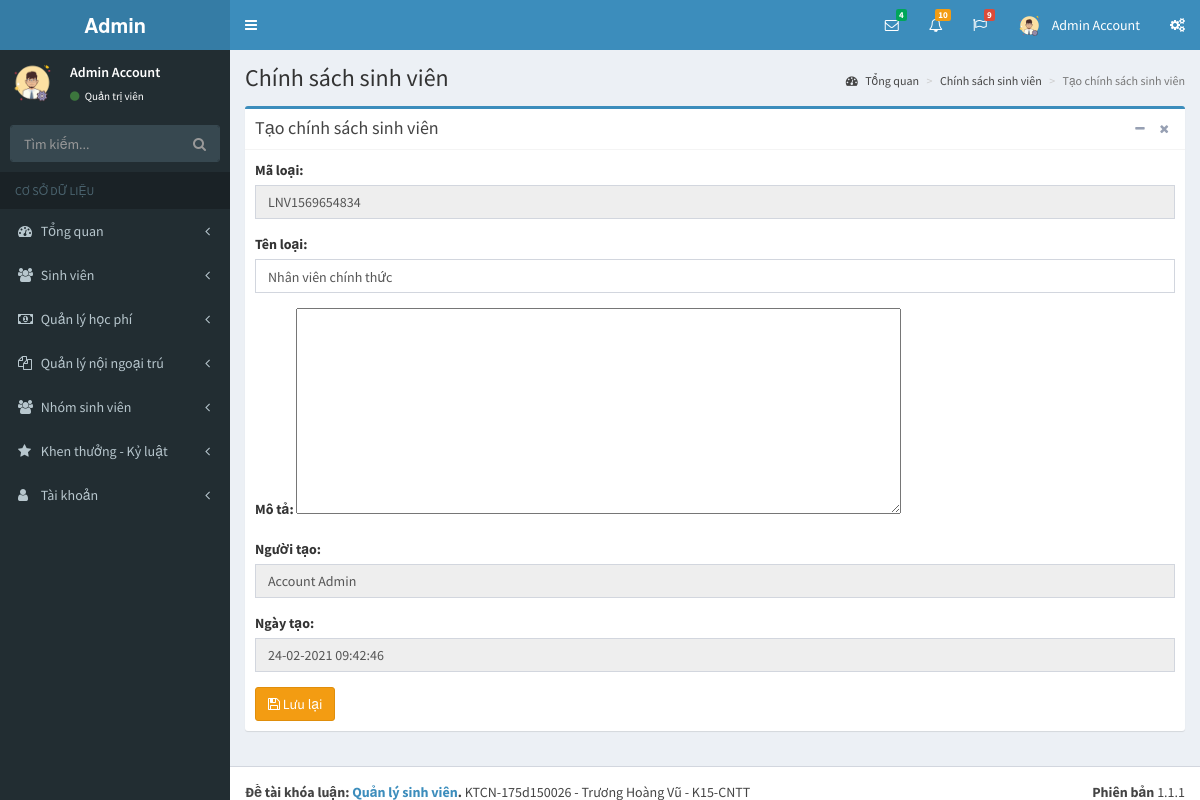
The page /pages/sua-chinh-sach.php?id=2 (signed in) on the database its author committed.
### tables this page shows
CREATE TABLE `tai_khoan` (
  `id` int(11) NOT NULL,
  `ho` varchar(50) NOT NULL,
  `ten` varchar(50) NOT NULL,
  `hinh_anh` varchar(50) NOT NULL,
  `email` varchar(50) NOT NULL,
  `mat_khau` varchar(50) NOT NULL,
  `so_dt` varchar(50) NOT NULL,
  `quyen` tinyint(1) NOT NULL,
  `trang_thai` tinyint(1) NOT NULL,
  `truy_cap` int(11) NOT NULL,
  `ngay_tao` datetime NOT NULL,
  `ngay_sua` datetime NOT NULL
);

CREATE TABLE `loai_nv` (
  `id` int(11) NOT NULL,
  `ma_loai_nv` varchar(50) NOT NULL,
  `ten_loai_nv` varchar(50) NOT NULL,
  `ghi_chu` varchar(255) NOT NULL,
  `nguoi_tao` varchar(50) NOT NULL,
  `ngay_tao` datetime NOT NULL,
  `nguoi_sua` varchar(50) NOT NULL,
  `ngay_sua` datetime NOT NULL
);

### pages/sua-chinh-sach.php (the view, shortened to what this page needs)
<?php
if(isset($_SESSION['username']) && isset($_SESSION['level']))
{
  include('../layouts/header.php');
  include('../layouts/topbar.php');
  include('../layouts/sidebar.php');
  if(isset($_GET['id']))
  {
    $id = $_GET['id'];
    $showData = "SELECT id, ma_loai_nv, ten_loai_nv, ghi_chu, nguoi_tao, ngay_tao, nguoi_sua, ngay_sua FROM loai_nv WHERE id = $id";
    $result = mysqli_query($conn, $showData);
    $row = mysqli_fetch_array($result);
  }
?>
  <div class="content-wrapper">
    <section class="content-header">
      <h1>
        Chính sách sinh viên
      </h1>
      <ol class="breadcrumb">
        <li><a href="index.php?p=index&a=statistic"><i class="fa fa-dashboard"></i> Tổng quan</a></li>
        <li><a href="chinh-sach.php?p=staff&a=employee-type">Chính sách sinh viên</a></li>
        <li class="active">Tạo chính sách sinh viên</li>
      </ol>
    </section>
    <section class="content">
      <div class="row">
        <div class="col-xs-12">
          <div class="box box-primary">
            <div class="box-header with-border">
              <h3 class="box-title">Tạo chính sách sinh viên</h3>
              <div class="box-tools pull-right">
                <button type="button" class="btn btn-box-tool" data-widget="collapse"><i class="fa fa-minus"></i></button>
                <button type="button" class="btn btn-box-tool" data-widget="remove"><i class="fa fa-remove"></i></button>
              </div>
            </div>
            <div class="box-body">
              <form action="" method="POST">
                <div class="row">
                  <div class="col-md-12">
                    <div class="form-group">
                      <label for="exampleInputEmail1">Mã loại: </label>
                      <input type="text" class="form-control" id="exampleInputEmail1" name="speacialCode" value="<?php echo $row['ma_loai_nv']; ?>" readonly>
                    </div>
                    <div class="form-group">
                      <label for="exampleInputEmail1">Tên loại: </label>
                      <input type="text" class="form-control" id="exampleInputEmail1" placeholder="Nhập tên loại" name="typeName" value="<?php echo $row['ten_loai_nv']; ?>">
                    </div>
                    <div class="form-group">
                      <label for="exampleInputEmail1">Mô tả: </label>
                      <textarea id="editor1" rows="10" cols="80" name="description"><?php echo $row['ghi_chu']; ?>
                      </textarea>
                    </div>
                    <div class="form-group">
                      <label for="exampleInputEmail1">Người tạo: </label>
                      <input type="text" class="form-control" id="exampleInputEmail1" value="<?php echo $row_acc['ho']; ?> <?php echo $row_acc['ten']; ?>" name="personEdit" readonly>
                    </div>
                    <div class="form-group">
                      <label for="exampleInputEmail1">Ngày tạo: </label>
                      <input type="text" class="form-control" id="exampleInputEmail1" value="<?php echo date('d-m-Y H:i:s'); ?>" name="dateEdit" readonly>
                    </div>
                    <?php
                      if($_SESSION['level'] == 1)
                        echo "<button type='submit' class='btn btn-warning' name='save'><i class='fa fa-save'></i> Lưu lại</button>";
                    ?>
                  </div>
                </div>
              </form>
            </div>
          </div>
        </div>
      </div>
    </section>
  </div>
<?php
  include('../layouts/footer.php');
}
else
{
  header('Location: dang-nhap.php');
}
?>

### layouts/topbar.php (shortened to what this page needs)
<body class="hold-transition skin-blue sidebar-mini">
<div class="wrapper">
  <header class="main-header">
    <a href="index.php?p=index&a=statistic" class="logo">
      <span class="logo-lg"><b>Admin</b></span>
    </a>
    <nav class="navbar navbar-static-top">
      <a href="#" class="sidebar-toggle" data-toggle="push-menu" role="button">
      </a>
      <div class="navbar-custom-menu">
        <ul class="nav navbar-nav">
          <li class="dropdown messages-menu">
            <a href="#" class="dropdown-toggle" data-toggle="dropdown">
              <i class="fa fa-envelope-o"></i>
              <span class="label label-success">4</span>
            </a>
          </li>
          <li class="dropdown notifications-menu">
            <a href="#" class="dropdown-toggle" data-toggle="dropdown">
              <i class="fa fa-bell-o"></i>
              <span class="label label-warning">10</span>
            </a>
          </li>
          <li class="dropdown tasks-menu">
            <a href="#" class="dropdown-toggle" data-toggle="dropdown">
              <i class="fa fa-flag-o"></i>
              <span class="label label-danger">9</span>
            </a>
          </li>
          <li class="dropdown user user-menu">
            <a href="#" class="dropdown-toggle" data-toggle="dropdown">
              <img src="../uploads/images/<?php echo $row_acc['hinh_anh']; ?>" class="user-image" alt="User Image">
              <span class="hidden-xs"><?php echo $row_acc['ten']; ?> <?php echo $row_acc['ho']; ?></span>
            </a>
          </li>
          <li>
            <a href="#" data-toggle="control-sidebar"><i class="fa fa-gears"></i></a>
          </li>
        </ul>
      </div>
    </nav>
  </header>

### layouts/sidebar.php (shortened to what this page needs)
<aside class="main-sidebar">
  <section class="sidebar">
    <div class="user-panel">
      <div class="pull-left image">
        <img src="../uploads/images/<?php echo $row_acc['hinh_anh']; ?>" class="img-circle" alt="User Image">
      </div>
      <div class="pull-left info">
        <p>
          <?php echo $row_acc['ten']; ?> <?php echo $row_acc['ho']; ?>
        </p>
        <a href="#"><i class="fa fa-circle text-success"></i>
          <?php
            if($row_acc['quyen'] == 1)
            {
              echo "Quản trị viên";
            }
            else
            {
              echo "Sinh viên";
            }
          ?>
        </a>
      </div>
    </div>
    <form action="#" method="get" class="sidebar-form">
      <div class="input-group">
        <input type="text" name="q" class="form-control" placeholder="Tìm kiếm...">
        <span class="input-group-btn">
              <button type="submit" name="search" id="search-btn" class="btn btn-flat"><i class="fa fa-search"></i>
              </button>
            </span>
      </div>
    </form>
    <ul class="sidebar-menu" data-widget="tree">
      <li class="header">CƠ SỞ DỮ LIỆU</li>
      <li class="<?php if($p == 'index') echo 'active'; ?> treeview">
        <a href="#">
          <i class="fa fa-dashboard"></i> <span>Tổng quan</span>
          <span class="pull-right-container">
            <i class="fa fa-angle-left pull-right"></i>
          </span>
        </a>
      </li>
      <li class="<?php if($p == 'staff') echo 'active'; ?> treeview">
        <a href="#">
          <i class="fa fa-users"></i>
          <span>Sinh viên</span>
          <span class="pull-right-container">
            <i class="fa fa-angle-left pull-right"></i>
          </span>
        </a>
      </li>
      <li class="<?php if($p == 'salary') echo 'active'; ?> treeview">
        <a href="#">
          <i class="fa fa-money"></i>
          <span>Quản lý học phí</span>
          <span class="pull-right-container">
            <i class="fa fa-angle-left pull-right"></i>
          </span>
        </a>
      </li>
      <li class="<?php if($p == 'collaborate') echo 'active'; ?> treeview">
        <a href="#">
          <i class="fa fa-files-o"></i>
          <span>Quản lý nội ngoại trú</span>
          <span class="pull-right-container">
            <i class="fa fa-angle-left pull-right"></i>
          </span>
        </a>
      </li>
      <li class="<?php if($p == 'group') echo 'active'; ?> treeview">
        <a href="#">
          <i class="fa fa-users"></i> <span>Nhóm sinh viên</span>
          <span class="pull-right-container">
            <i class="fa fa-angle-left pull-right"></i>
          </span>
        </a>
      </li>
      <li class="<?php if($p == 'bonus-discipline') echo 'active'; ?> treeview">
        <a href="#">
          <i class="fa fa-star"></i> <span>Khen thưởng - Kỷ luật</span>
          <span class="pull-right-container">
            <i class="fa fa-angle-left pull-right"></i>
          </span>
        </a>
      </li>
      <li class="<?php if($p == 'account') echo 'active'; ?> treeview">
        <a href="#">
          <i class="fa fa-user"></i> <span>Tài khoản</span>
          <span class="pull-right-container">
            <i class="fa fa-angle-left pull-right"></i>
          </span>
        </a>
      </li>
    </ul>
  </section>
</aside>

### rows shown on the page
tai_khoan: hinh_anh (picture), ten "Admin", ho "Account", personEdit "Account Admin"
loai_nv: speacialCode "LNV1569654834", typeName "Nhân viên chính thức"
